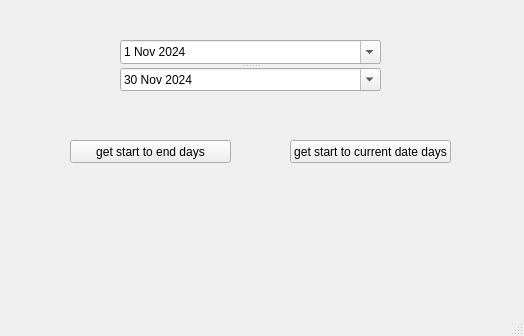
<?xml version="1.0" encoding="UTF-8"?>
<ui version="4.0">
 <class>MainWindow</class>
 <widget class="QMainWindow" name="MainWindow">
  <property name="geometry">
   <rect>
    <x>0</x>
    <y>0</y>
    <width>524</width>
    <height>336</height>
   </rect>
  </property>
  <property name="windowTitle">
   <string>MainWindow</string>
  </property>
  <widget class="QWidget" name="centralwidget">
   <widget class="QScrollBar" name="horizontalScrollBar">
    <property name="geometry">
     <rect>
      <x>10</x>
      <y>540</y>
      <width>701</width>
      <height>20</height>
     </rect>
    </property>
    <property name="orientation">
     <enum>Qt::Horizontal</enum>
    </property>
   </widget>
   <widget class="QPushButton" name="btn_startCurrent">
    <property name="geometry">
     <rect>
      <x>290</x>
      <y>140</y>
      <width>161</width>
      <height>23</height>
     </rect>
    </property>
    <property name="text">
     <string>get start to current date days</string>
    </property>
   </widget>
   <widget class="QLabel" name="lbl_startCurrent">
    <property name="geometry">
     <rect>
      <x>290</x>
      <y>190</y>
      <width>151</width>
      <height>61</height>
     </rect>
    </property>
    <property name="text">
     <string/>
    </property>
   </widget>
   <widget class="QSplitter" name="splitter">
    <property name="geometry">
     <rect>
      <x>120</x>
      <y>40</y>
      <width>261</width>
      <height>51</height>
     </rect>
    </property>
    <property name="orientation">
     <enum>Qt::Vertical</enum>
    </property>
    <widget class="QDateEdit" name="D_start">
     <property name="calendarPopup">
      <bool>true</bool>
     </property>
     <property name="date">
      <date>
       <year>2024</year>
       <month>11</month>
       <day>1</day>
      </date>
     </property>
    </widget>
    <widget class="QDateEdit" name="D_end">
     <property name="calendarPopup">
      <bool>true</bool>
     </property>
     <property name="date">
      <date>
       <year>2024</year>
       <month>11</month>
       <day>30</day>
      </date>
     </property>
    </widget>
   </widget>
   <widget class="QLabel" name="lbl_startEnd">
    <property name="geometry">
     <rect>
      <x>70</x>
      <y>190</y>
      <width>151</width>
      <height>61</height>
     </rect>
    </property>
    <property name="text">
     <string/>
    </property>
    <property name="scaledContents">
     <bool>false</bool>
    </property>
   </widget>
   <widget class="QPushButton" name="btn_startEnd">
    <property name="geometry">
     <rect>
      <x>70</x>
      <y>140</y>
      <width>161</width>
      <height>23</height>
     </rect>
    </property>
    <property name="text">
     <string>get start to end days</string>
    </property>
   </widget>
  </widget>
  <widget class="QMenuBar" name="menubar">
   <property name="geometry">
    <rect>
     <x>0</x>
     <y>0</y>
     <width>524</width>
     <height>21</height>
    </rect>
   </property>
  </widget>
  <widget class="QStatusBar" name="statusbar"/>
 </widget>
 <resources/>
 <connections/>
</ui>
